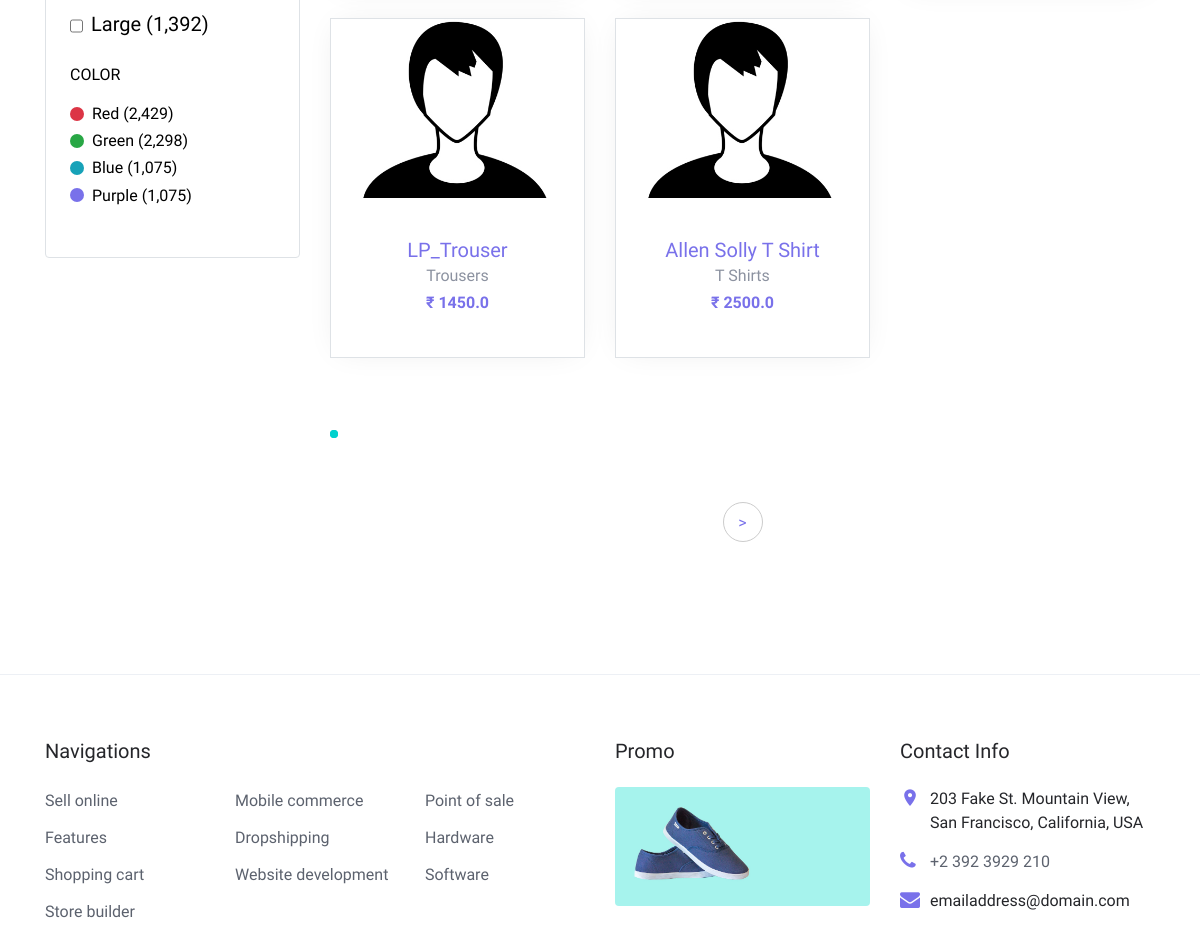
/products/ (middle part), run on an earlier commit of the app's database.
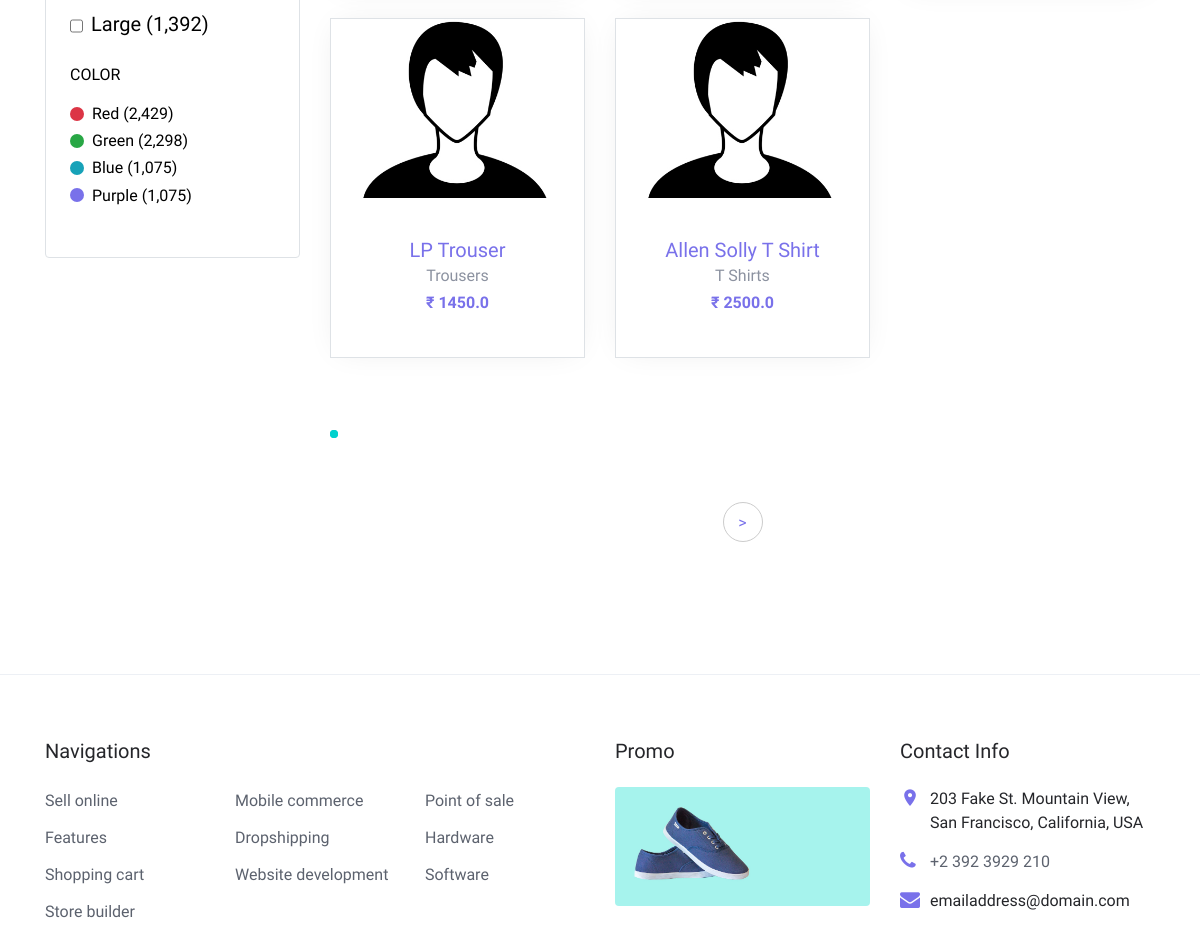
And on a later commit of the database.
### core/models.py (models this page shows, shortened)
class Item(models.Model):
    title = models.CharField(max_length=130)
    price = models.FloatField()
    discount_price = models.FloatField(blank=True, null=True)
    category = models.CharField(choices=CATEGORY_CHOICES, max_length=2)
    label = models.CharField(choices=LABEL_CHOICES,
                             max_length=2, blank=True, null=True)
    date_added = models.DateTimeField(auto_now_add=True, blank=True, null=True)
    slug = models.SlugField()
    description = models.TextField()
    image = models.ImageField()
    def get_absolute_url(self):
        return reverse('core:product', kwargs={
            'slug': self.slug,
        })

### core/views.py (the view)
# urls.py: path('products/', ProductsView.as_view(), name='products'),
class ProductsView(ListView):
    model = Item
    context_object_name = 'items'
    template_name = 'products.html'
    paginate_by = 5

### templates/products.html (shortened to what this page needs)
{% extends "base.html" %}
{%load static%}
{% block content %}
    <div class="site-section">
      <div class="container">
        <div class="row mb-5">
          <div class="col-md-9 order-2">
            <div class="infinite-container row mb-5">
            {% for item in items %}
              <div class="infinite-item col-sm-6 col-lg-4 mb-4" data-aos="fade-up">
                <div class="block-4 text-center border">
                  <figure class="block-4-image">
                    <a href="{{ item.get_absolute_url }}"><img src="{{ item.image.url }}" alt="Image placeholder" class="img-fluid"></a>
                  </figure>
                  <div class="block-4-text p-4">
                    <h3><a href="{{ item.get_absolute_url }}">{{ item.title }}</a></h3>
                    <p class="mb-0">{{ item.get_category_display}}</p>
                    <p class="text-primary font-weight-bold">₹ {{ item.price }}</p>
                  </div>
                </div>
              </div>
            {% empty %}
            <h3>Sorry, No items were found</h3>
            {% endfor %}
            </div>
            <div class="loading lds-ripple"><div></div><div></div></div>
            {% if is_paginated %}
            <div class="row" data-aos="fade-up">
              <div class="col-md-12 text-center">
                <div class="site-block-27">
                  <ul>
                    {% if page_obj.has_next %}
                      <li><a class="infinite-more-link" href="?page={{ page_obj.next_page_number }}">&gt;</a></li>
                    {% endif %}
                  </ul>
                </div>
              </div>
            </div>
            {% endif %}
          </div>
          <div class="col-md-3 order-1 mb-5 mb-md-0">
            <div class="border p-4 rounded mb-4">
              <div class="mb-4">
                <label for="s_lg" class="d-flex">
                  <input type="checkbox" id="s_lg" class="mr-2 mt-1"> <span class="text-black">Large (1,392)</span>
                </label>
              </div>
              <div class="mb-4">
                <h3 class="mb-3 h6 text-uppercase text-black d-block">Color</h3>
                <a href="#" class="d-flex color-item align-items-center" >
                  <span class="bg-danger color d-inline-block rounded-circle mr-2"></span> <span class="text-black">Red (2,429)</span>
                </a>
                <a href="#" class="d-flex color-item align-items-center" >
                  <span class="bg-success color d-inline-block rounded-circle mr-2"></span> <span class="text-black">Green (2,298)</span>
                </a>
                <a href="#" class="d-flex color-item align-items-center" >
                  <span class="bg-info color d-inline-block rounded-circle mr-2"></span> <span class="text-black">Blue (1,075)</span>
                </a>
                <a href="#" class="d-flex color-item align-items-center" >
                  <span class="bg-primary color d-inline-block rounded-circle mr-2"></span> <span class="text-black">Purple (1,075)</span>
                </a>
              </div>
            </div>
          </div>
        </div>
      </div>
    </div>
{% endblock content %}

What changed in the data, as far as the page shows it:
changed Item "Trousers": title "LP_Trouser" → "LP Trouser"
